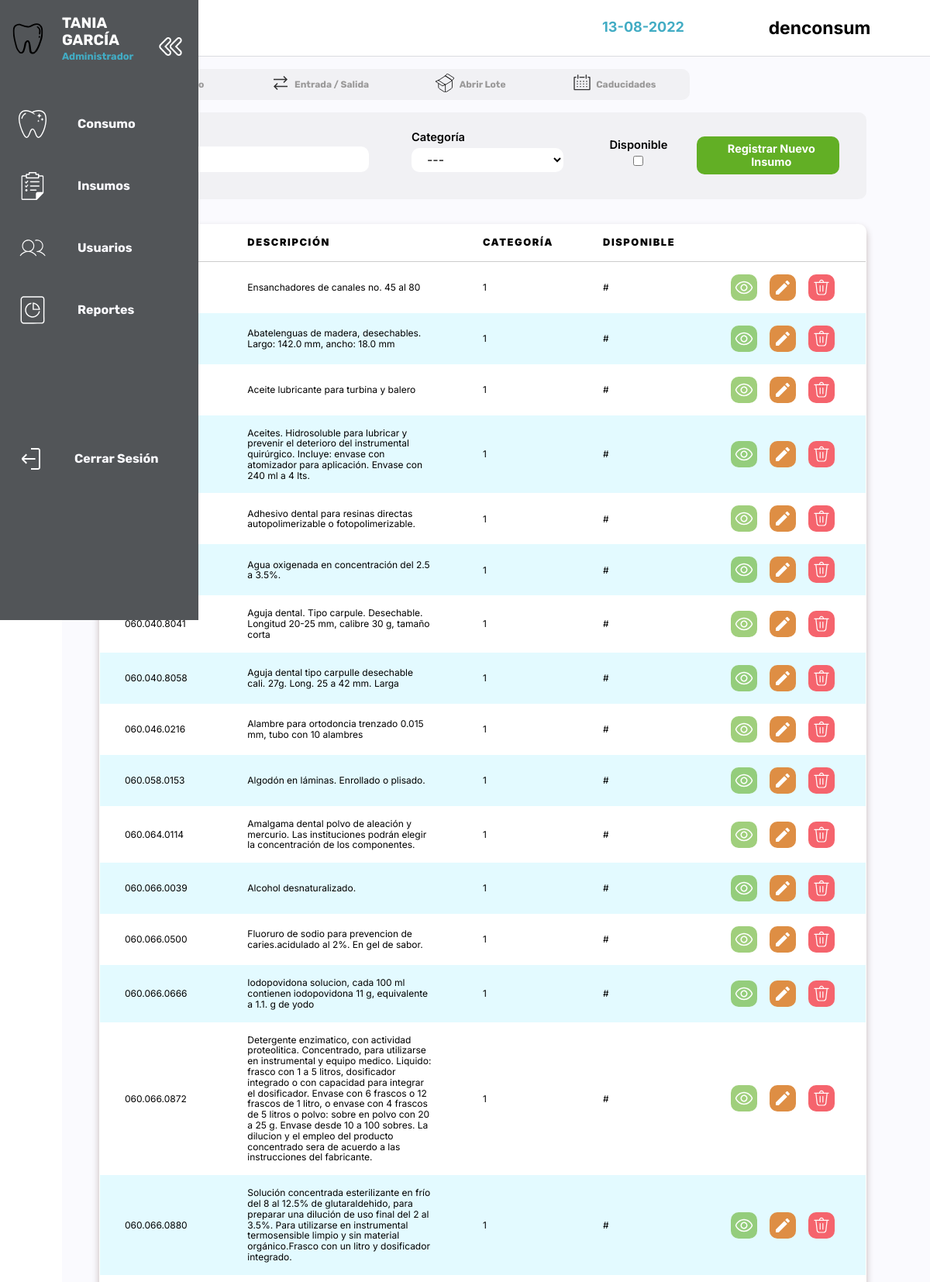
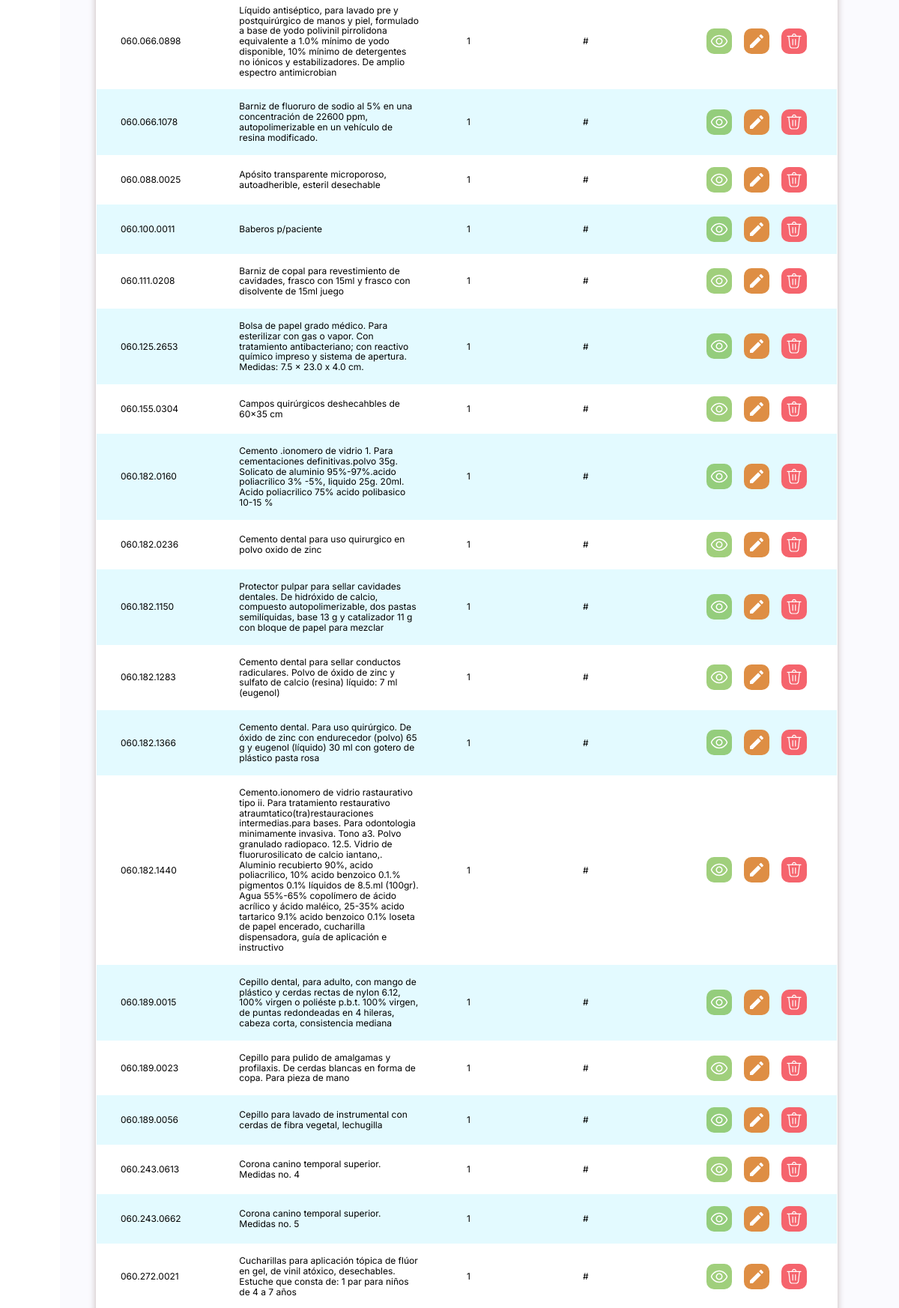
Page /php/admin/insumos/inventario.php (upper part) on the committed database (2 pictures, top to bottom).
### tables this page shows
CREATE TABLE `insumos` (
  `idInsumo` int(11) NOT NULL,
  `claveRecurso` varchar(15) NOT NULL,
  `descripcionInsumo` text NOT NULL,
  `presentacion` int(11) NOT NULL,
  `piezas` smallint(6) NOT NULL,
  `descripcionPresentacion` varchar(10) DEFAULT NULL,
  `categoria` int(11) NOT NULL
);

### php/admin/insumos/inventario.php (the view, shortened to what this page needs)
<?php  include('../../config.php');
$instruccion = 'SELECT * from insumos';
$consulta = $pdo ->prepare($instruccion);
$consulta->execute();
$resultado = $consulta->fetchAll();
?>
<!DOCTYPE html>
<html lang="es">
<head>
    <link rel="stylesheet" href="../../../css/estilosDenconsum.css">
    <link rel="stylesheet" href="../../../css/normalize.css">
</head>
<body>
    <?php require_once("../navBar/navBar.php"); ?>
    <header>
        <h1 id="titulo-header"> Insumos </h1>
        <?php
            $fechaActual = date('d-m-Y');
            echo "<h2 id='fecha'>".$fechaActual."</h2>";
         ?>
        <h3> denconsum </h3>
    </header>
    <main>
        <?php require_once("navbarInsumos.php");  ?>
        <div class="div-botones-busqueda">
            <div class="div-buscar">
            <label> Buscar </label>
                <div class="icon-input-buscar">
                    <input class="input-buscar" type="text" id="livesearch">
                </div>
            </div>
            <div class="div-categoria">
                <label> Categoría </label>
                <select name="catg-insumos" id="catg-insumos">
                    <option value=""> --- </option>
                </select>
            </div>
            <div class="div-disponibilidad">
                <label> Disponible </label>
                <input type="checkbox" />
            </div>
            <div class="div-administrar">
                <button id="registrar-insumo-btn">
                    <span style="font-size:1.2vw;"> Registrar Nuevo Insumo </span>
                </button>
            </div>
        </div>
        <table>
            <thead>
                <tr>
                    <th> Clave </th>
                    <th> Descripción </th>
                    <th> Categoría </th>
                    <th> Disponible </th>
                    <th></th>
                </tr>
            </thead>
            <tbody>
                <?php
                foreach($resultado as $insumos) { ?>
                <tr>
                    <td> <?php echo $insumos['claveRecurso']; ?> </td>
                    <td> <?php echo $insumos['descripcionInsumo']; ?> </td>
                    <td> <?php echo $insumos['categoria']; ?> </td>
                    <td> # </td>
                    <td>
                        <div>
                            <button class='vista-general-btn'>
                                <img src='../../../svg/vistaGeneral.svg'>
                            </button>
                            <button class='editar-insumo-btn'>
                                <img src='../../../svg/editar.svg'>
                             </button>
                            <button class='eliminar-usuario-btn'  >
                                <img src='../../../svg/eliminar-dropmenu.svg' name="<?php echo $dato['idInsumo']?>">
                            </button>
                        </div>
                    </td>
                </tr>
              <?php  } ?>
            </tbody>
        </table>
    </main>
</body>
</html>

### php/admin/navBar/navBar.php
<nav id="navbar">
        <ul id="navbar-nav">
            <li id="datos-usuario">
                <div>
                    <img src="../../../svg/perfil.svg" class="foto-perfil">
                </div>
                <div class="usuario-rol">
                    <span class="usuario"> Tania García </span> <span class="rol"> Administrador </span>
                </div>
                <img src="../../../svg/flechas.svg" alt="flechas" class="flechas">
            </li>
            <li class="nav-item">
                <a href="../consumo/consumo.php" class="nav-link">
                    <img src="../../../svg/consumo.svg" alt="Consumo">
                    <span class="link-texto"> Consumo </span>
                </a>
            </li>
            <li class="nav-item">
                <a href="../insumos/inventario.php" class="nav-link">
                    <img src="../../../svg/insumos.svg" alt="Insumos">
                    <span class="link-texto"> Insumos </span>
                </a>
            </li>
            <li class="nav-item">
                <a href="../usuarios/usuarios.php" class="nav-link">
                    <img src="../../../svg/usuarios.svg" alt="Usuarios">
                    <span class="link-texto"> Usuarios </span>
                </a>
            </li>
            <li class="nav-item">
                <a href="../reportes/reporteMensual.php" class="nav-link">
                   <img src="../../../svg/reporte.svg" alt="Reportes">
                    <span class="link-texto"> Reportes </span>
                </a>
            </li>
            <li class="nav-item">
                <a href="../../logout.php" class="nav-link">
                    <img src="../../../svg/logout.svg" alt="cerrarSesion">
                    <span class="link-texto"> Cerrar Sesión </span>
                </a>
            </li>
        </ul>
</nav>

### php/admin/insumos/navbarInsumos.php (shortened to what this page needs)
<nav class="navbar-insumos">
            <ul class="navbar-insumos-nav">
                <li class="nav-ins-item">
                    <span class="link-insumos"> Inventario </span>
                </li>
                <li class="nav-ins-item">
                    <img src="../../../svg/entrada-salida.svg" alt="">
                    <span class="link-insumos"> Entrada / Salida </span>
                </li>
                <li class="nav-ins-item">
                    <img src="../../../svg/abrir-lote.svg" alt="">
                    <span class="link-insumos"> Abrir Lote </span>
                </li>
                <li class="nav-ins-item">
                    <img src="../../../svg/caducidades.svg" alt="">
                    <span class="link-insumos"> Caducidades </span>
                </li>
            </ul>
</nav>

### rows in the picture
insumos: descripcionInsumo "Ensanchadores de canales no. 45 al 80", categoria "1"
insumos: descripcionInsumo "Abatelenguas de madera, desechables. Largo: 142.0 mm, ancho: 18.0 mm", categoria "1"
insumos: descripcionInsumo "Aceite lubricante para turbina y balero", categoria "1"
insumos: descripcionInsumo "Aceites. Hidrosoluble para lubricar y prevenir el deterioro del instrumental quirúrgico. Incluye: envase con atomizador para aplicación. Envase con 240 ml a 4 lts.", categoria "1"
insumos: descripcionInsumo "Adhesivo dental para resinas directas autopolimerizable o fotopolimerizable.", categoria "1"
insumos: descripcionInsumo "Agua oxigenada en concentración del 2.5 a 3.5%.", categoria "1"
insumos: claveRecurso "060.040.8041", descripcionInsumo "Aguja dental. Tipo carpule. Desechable. Longitud 20-25 mm, calibre 30 g, tamaño corta", categoria "1"
insumos: claveRecurso "060.040.8058", descripcionInsumo "Aguja dental tipo carpulle desechable cali. 27g. Long. 25 a 42 mm. Larga", categoria "1"
insumos: claveRecurso "060.046.0216", descripcionInsumo "Alambre para ortodoncia trenzado 0.015 mm, tubo con 10 alambres", categoria "1"
insumos: claveRecurso "060.058.0153", descripcionInsumo "Algodón en láminas. Enrollado o plisado.", categoria "1"
insumos: claveRecurso "060.064.0114", descripcionInsumo "Amalgama dental polvo de aleación y mercurio. Las instituciones podrán elegir la concentración de los componentes.", categoria "1"
insumos: claveRecurso "060.066.0039", descripcionInsumo "Alcohol desnaturalizado.", categoria "1"
insumos: claveRecurso "060.066.0500", descripcionInsumo "Fluoruro de sodio para prevencion de caries.acidulado al 2%. En gel de sabor.", categoria "1"
insumos: claveRecurso "060.066.0666", descripcionInsumo "Iodopovidona solucion, cada 100 ml contienen iodopovidona 11 g, equivalente a 1.1. g de yodo", categoria "1"
insumos: claveRecurso "060.066.0872", descripcionInsumo "Detergente enzimatico, con actividad proteolitica. Concentrado, para utilizarse en instrumental y equipo medico. Liquido: frasco con 1 a 5 litros, dosificador integrado o con capacidad para integrar el dosificador. Envase con 6 frascos o 12 frascos de 1 litro, o envase con 4 frascos de 5 litros o polvo: sobre en polvo con 20 a 25 g. Envase desde 10 a 100 sobres. La dilucion y el empleo del producto concentrado sera de acuerdo a las instrucciones del fabricante.", categoria "1"
insumos: claveRecurso "060.066.0880", descripcionInsumo "Solución concentrada esterilizante en frío del 8 al 12.5% de glutaraldehido, para preparar una dilución de uso final del 2 al 3.5%. Para utilizarse en instrumental termosensible limpio y sin material orgánico.Frasco con un litro y dosificador integrado.", categoria "1"
insumos: claveRecurso "060.066.0898", descripcionInsumo "Líquido antiséptico, para lavado pre y postquirúrgico de manos y piel, formulado a base de yodo polivinil pirrolidona equivalente a 1.0% mínimo de yodo disponible, 10% mínimo de detergentes no iónicos y estabilizadores. De amplio espectro antimicrobian", categoria "1"
insumos: claveRecurso "060.066.1078", descripcionInsumo "Barniz de fluoruro de sodio al 5% en una concentración de 22600 ppm, autopolimerizable en un vehículo de resina modificado.", categoria "1"
insumos: claveRecurso "060.088.0025", descripcionInsumo "Apósito transparente microporoso, autoadherible, esteril desechable", categoria "1"
insumos: claveRecurso "060.100.0011", descripcionInsumo "Baberos p/paciente", categoria "1"
insumos: claveRecurso "060.111.0208", descripcionInsumo "Barniz de copal para revestimiento de cavidades, frasco con 15ml y frasco con disolvente de 15ml juego", categoria "1"
insumos: claveRecurso "060.125.2653", descripcionInsumo "Bolsa de papel grado médico. Para esterilizar con gas o vapor. Con tratamiento antibacteriano; con reactivo químico impreso y sistema de apertura. Medidas: 7.5 x 23.0 x 4.0 cm.", categoria "1"
insumos: claveRecurso "060.155.0304", descripcionInsumo "Campos quirúrgicos deshecahbles de 60x35 cm", categoria "1"
insumos: claveRecurso "060.182.0160", descripcionInsumo "Cemento .ionomero de vidrio 1. Para cementaciones definitivas.polvo 35g. Solicato de aluminio 95%-97%.acido poliacrilico 3% -5%, liquido 25g. 20ml. Acido poliacrilico 75% acido polibasico 10-15 %", categoria "1"
insumos: claveRecurso "060.182.0236", descripcionInsumo "Cemento dental para uso quirurgico en polvo oxido de zinc", categoria "1"
insumos: claveRecurso "060.182.1150", descripcionInsumo "Protector pulpar para sellar cavidades dentales. De hidróxido de calcio, compuesto autopolimerizable, dos pastas semilíquidas, base 13 g y catalizador 11 g con bloque de papel para mezclar", categoria "1"
insumos: claveRecurso "060.182.1283", descripcionInsumo "Cemento dental para sellar conductos radiculares. Polvo de óxido de zinc y sulfato de calcio (resina) líquido: 7 ml (eugenol)", categoria "1"
insumos: claveRecurso "060.182.1366", descripcionInsumo "Cemento dental. Para uso quirúrgico. De óxido de zinc con endurecedor (polvo) 65 g y eugenol (líquido) 30 ml con gotero de plástico pasta rosa", categoria "1"
insumos: claveRecurso "060.182.1440", descripcionInsumo "Cemento.ionomero de vidrio rastaurativo tipo ii. Para tratamiento restaurativo atraumtatico(tra)restauraciones intermedias.para bases. Para odontologia minimamente invasiva. Tono a3. Polvo granulado radiopaco. 12.5. Vidrio de fluorurosilicato de calcio iantano,. Aluminio recubierto 90%, acido poliacrilico, 10% acido benzoico 0.1.% pigmentos 0.1% líquidos de 8.5.ml (100gr). Agua 55%-65% copolímero de ácido acrílico y ácido maléico, 25-35% acido tartarico 9.1% acido benzoico 0.1% loseta de papel encerado, cucharilla dispensadora, guía de aplicación e instructivo", categoria "1"
insumos: claveRecurso "060.189.0015", descripcionInsumo "Cepillo dental, para adulto, con mango de plástico y cerdas rectas de nylon 6.12, 100% virgen o poliéste p.b.t. 100% virgen, de puntas redondeadas en 4 hileras, cabeza corta, consistencia mediana", categoria "1"
insumos: claveRecurso "060.189.0023", descripcionInsumo "Cepillo para pulido de amalgamas y profilaxis. De cerdas blancas en forma de copa. Para pieza de mano", categoria "1"
insumos: claveRecurso "060.189.0056", descripcionInsumo "Cepillo para lavado de instrumental con cerdas de fibra vegetal, lechugilla", categoria "1"
insumos: claveRecurso "060.243.0613", descripcionInsumo "Corona canino temporal superior. Medidas no. 4", categoria "1"
insumos: claveRecurso "060.243.0662", descripcionInsumo "Corona canino temporal superior. Medidas no. 5", categoria "1"
insumos: claveRecurso "060.272.0021", descripcionInsumo "Cucharillas para aplicación tópica de flúor en gel, de vinil atóxico, desechables. Estuche que consta de: 1 par para niños de 4 a 7 años", categoria "1"
